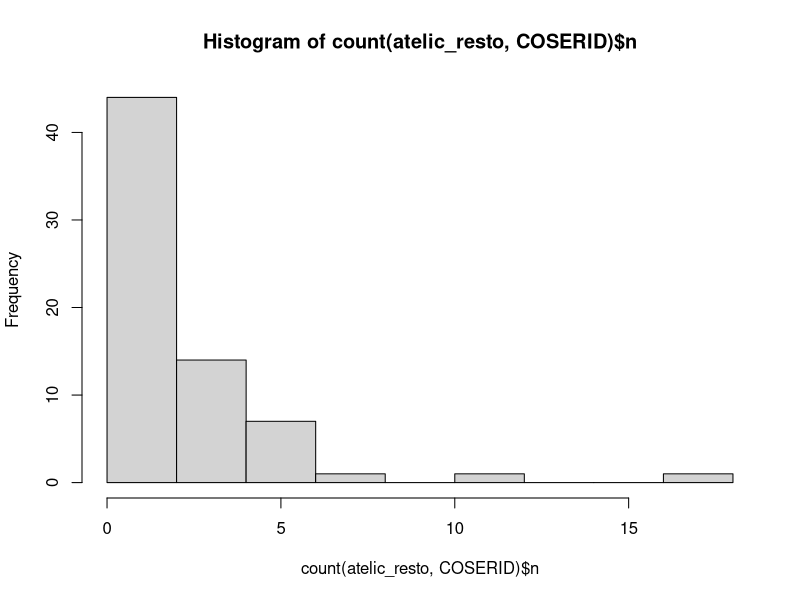

This figure's R source: (Note: this script raises an error after producing the figure.)
#Carlota de Benito Moreno
#The middle voice in Ibero-Romance
#July 26th 2021
#Chapter 4
#Section 4.4. The aspectual properties of the predicate

#load library
library(tidyverse)

#load table
anticausative <- read_delim("Subtabla_anticausativos2019.csv", delim=";")

#poner a + inf (or similar)
##create table
atelic_inf <- anticausative %>%
  filter(Tipo_perifrasis == "Atelica", Tiempo_verbal == "infinitivo", Clase_aspectual == "Durativo")

##check involved periphrases
atelic_inf %>% 
  distinct(Perifrasis) %>% 
  print(n = Inf)

##check cases with RM
count(atelic_inf, Pron_reflexivo)

#tener + gerundio 
##create table
atelic_ger <- anticausative %>%
  filter(Tipo_perifrasis == "Atelica", Tiempo_verbal == "gerundio", Clase_aspectual == "Durativo")

##check involved periphrases
atelic_ger %>% 
  distinct(Perifrasis)
  
##check cases with RM
count(atelic_ger, Pron_reflexivo)

#poner or a similar verb + a que + inflected verb in the subjunctive
##create table
atelic <- anticausative %>%
  filter(Tipo_perifrasis == "Atelica", Clase_aspectual == "Durativo") %>% 
  mutate(Tiempo_verbal = ifelse(Tiempo_verbal %in% c("gerundio", "infinitivo"), "non-finite", "finite"))

#calculate probability of RM by type and region
atelic %>% 
  filter(Area_dialectal == "Resto") %>% 
  group_by(Tiempo_verbal) %>% 
  count(Pron_reflexivo) %>% 
  mutate(percentage = round(n/sum(n)*100, 1), 
         total = sum(n))

#Fisher test with the data form the rest of the territory
##generate table
atelic_resto <- atelic %>% 
  filter(Area_dialectal == "Resto") %>% 
  mutate(Tiempo_verbal = ifelse(Tiempo_verbal == "finite", "Si", "No")) #Rename variables so that positive cases: finite & RM; non-finite & No RM

##Check whether there are duplicate places (i.e. the sample is not independent)
###create logical vector (duplicated / not duplicate)
atelic_resto %>% 
  count(COSERID, sort = T)
###histogram by COSERID
hist(count(atelic_resto,COSERID)$n) 
###summary by COSERID
summary(tibble(count(atelic_resto,COSERID)$n)) #most places have between 1-3 occurrences

### Bootstrapping
#### Hierarchical bootstrap procedure to estimate the variability of a measure of association estimated from clustered data
#### The data consist of multiple interviews, each providing a variable number of observations

B = 1000
test.stat <- numeric(B)
test.stat[1] <- fisher.test(atelic_resto$Pron_reflexivo, atelic_resto$Tiempo_verbal)$estimate  # odds ratio from the sample

####transform into factors
atelic_resto$Pron_reflexivo <- as.factor(atelic_resto$Pron_reflexivo)
atelic_resto$Tiempo_verbal <- as.factor(atelic_resto$Tiempo_verbal)

for (k in 2:B) {
  # resample interviews
  interview.boot <- sample(atelic_resto$COSERID,replace=TRUE)
  # resample indices of individual observations from each resampled interview
  ID.boot <- unlist(sapply(interview.boot, function(i) sample(which(atelic_resto$COSERID==i),replace=TRUE) ) )
  # Compute the statistic of interest from the data subsetted by the resampled indices
  test.stat[k] <- fisher.test(atelic_resto$Pron_reflexivo[ID.boot],atelic_resto$Tiempo_verbal[ID.boot])$estimate
}

#### Summary of results
hist(test.stat)
summary(test.stat)
quantile(test.stat,probs=c(0.025,0.975))

#### Estimate and confidence interval calculated from original data, ignoring the clustering (too narrow)
fisher.test(atelic_resto$Pron_reflexivo, atelic_resto$Tiempo_verbal)

#Comparison of all periphrasis 
##Clean table: Select non-finite forms only in the rest of the territory and remove causative periphrases
periphrases <- anticausative %>%
  filter(Tiempo_verbal %in% c("infinitivo", "gerundio"), Area_dialectal == "Resto", Tipo_perifrasis != "Causativa") %>% 
  mutate(Tipo_perifrasis = ifelse(Tipo_perifrasis == "Atelica2", "Atelic", 
                                  ifelse(Tipo_perifrasis == "Telica", "Telic", 
                                         ifelse(Tipo_perifrasis == "Atelica", "poner + inf. + a", 
                                                ifelse(Tipo_perifrasis == "Casi_atelica", "Similar to poner + inf. + a", 
                                                       ifelse(Tipo_perifrasis == "Indiferente", "Non-restricted", Tipo_perifrasis))))))


##Create table for plot (RM probability by periphrases)
periphrases_graph <- periphrases %>%
  filter(!is.na(Tipo_perifrasis)) %>%
  count(Tipo_perifrasis, Pron_reflexivo) %>%
  group_by(Tipo_perifrasis) %>%
  mutate(total=sum(n), prop=(n/total*100)) 

##reorder levels
periphrases_graph$Tipo_perifrasis <- factor(periphrases_graph$Tipo_perifrasis, 
                                            levels = c("Non-restricted", "Atelic", "Telic", 
                                                       "Similar to poner + inf. + a", "poner + inf. + a"))
##create plot
ggplot(periphrases_graph, aes(x=Tipo_perifrasis, y=prop, group=Pron_reflexivo)) + geom_col(aes(fill=Pron_reflexivo), position = "fill") + 
  labs(title="Frequency of the RM in anticausative infinitives or gerunds \ndepending on the aspectual characteristics of the periphrases", x="Type of periphrasis", y="Frequency of the RM", fill="Reflexive Marker") +
  geom_text(aes(label = n), position = position_fill(vjust = .5)) + theme_classic() +scale_fill_manual(values=c('darkgrey','lightgray')) + 
  theme(axis.text.x = element_text(angle = 45, hjust = 1))

##save plot
ggsave("antic_periphrases.png", height = 6, width = 8) #saves the last plot 


